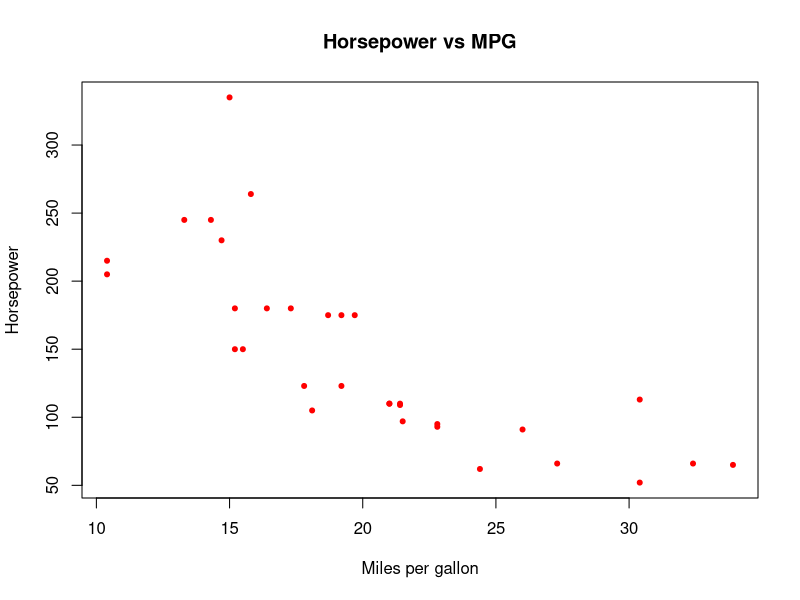

This figure's R source:
## ---- chunk 1
head(mtcars)
## ---- chunk 2
attach(mtcars)
plot(mpg, hp, col="red", pch=20, xlab = "Miles per gallon",
     ylab = "Horsepower", main= "Horsepower vs MPG")
